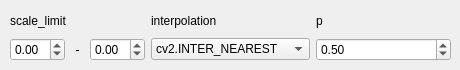
         <widget class="QWidget" name="tab_27">
          <attribute name="title">
           <string>RandomScale</string>
          </attribute>
          <widget class="QWidget" name="gridLayoutWidget_38">
           <property name="geometry">
            <rect>
             <x>10</x>
             <y>10</y>
             <width>441</width>
             <height>51</height>
            </rect>
           </property>
           <layout class="QGridLayout" name="gridLayout_41">
            <item row="1" column="1">
             <layout class="QHBoxLayout" name="horizontalLayout_50">
              <item>
               <widget class="QComboBox" name="cob_rs_inter">
                <property name="minimumSize">
                 <size>
                  <width>78</width>
                  <height>0</height>
                 </size>
                </property>
                <item>
                 <property name="text">
                  <string>cv2.INTER_NEAREST</string>
                 </property>
                </item>
                <item>
                 <property name="text">
                  <string>cv2.INTER_LINEAR</string>
                 </property>
                </item>
                <item>
                 <property name="text">
                  <string>cv2.INTER_CUBIC</string>
                 </property>
                </item>
                <item>
                 <property name="text">
                  <string>cv2.INTER_AREA</string>
                 </property>
                </item>
                <item>
                 <property name="text">
                  <string>cv2.INTER_LANCZOS4</string>
                 </property>
                </item>
               </widget>
              </item>
             </layout>
            </item>
            <item row="0" column="0">
             <widget class="QLabel" name="label_140">
              <property name="text">
               <string>scale_limit</string>
              </property>
             </widget>
            </item>
            <item row="1" column="2">
             <widget class="QDoubleSpinBox" name="sb_rs_p">
              <property name="maximum">
               <double>1.000000000000000</double>
              </property>
              <property name="singleStep">
               <double>0.100000000000000</double>
              </property>
              <property name="value">
               <double>0.500000000000000</double>
              </property>
             </widget>
            </item>
            <item row="0" column="1">
             <widget class="QLabel" name="label_139">
              <property name="text">
               <string>interpolation</string>
              </property>
             </widget>
            </item>
            <item row="0" column="2">
             <widget class="QLabel" name="label_138">
              <property name="text">
               <string>p</string>
              </property>
             </widget>
            </item>
            <item row="1" column="0">
             <layout class="QHBoxLayout" name="horizontalLayout_22">
              <item>
               <widget class="QDoubleSpinBox" name="sb_rs_sl0">
                <property name="minimum">
                 <double>-1.000000000000000</double>
                </property>
                <property name="maximum">
                 <double>1.000000000000000</double>
                </property>
                <property name="singleStep">
                 <double>0.100000000000000</double>
                </property>
               </widget>
              </item>
              <item>
               <widget class="QLabel" name="label_49">
                <property name="layoutDirection">
                 <enum>Qt::LeftToRight</enum>
                </property>
                <property name="text">
                 <string>-</string>
                </property>
                <property name="alignment">
                 <set>Qt::AlignCenter</set>
                </property>
               </widget>
              </item>
              <item>
               <widget class="QDoubleSpinBox" name="sb_rs_sl1">
                <property name="minimum">
                 <double>-1.000000000000000</double>
                </property>
                <property name="maximum">
                 <double>1.000000000000000</double>
                </property>
                <property name="singleStep">
                 <double>0.100000000000000</double>
                </property>
               </widget>
              </item>
             </layout>
            </item>
           </layout>
          </widget>
         </widget>
